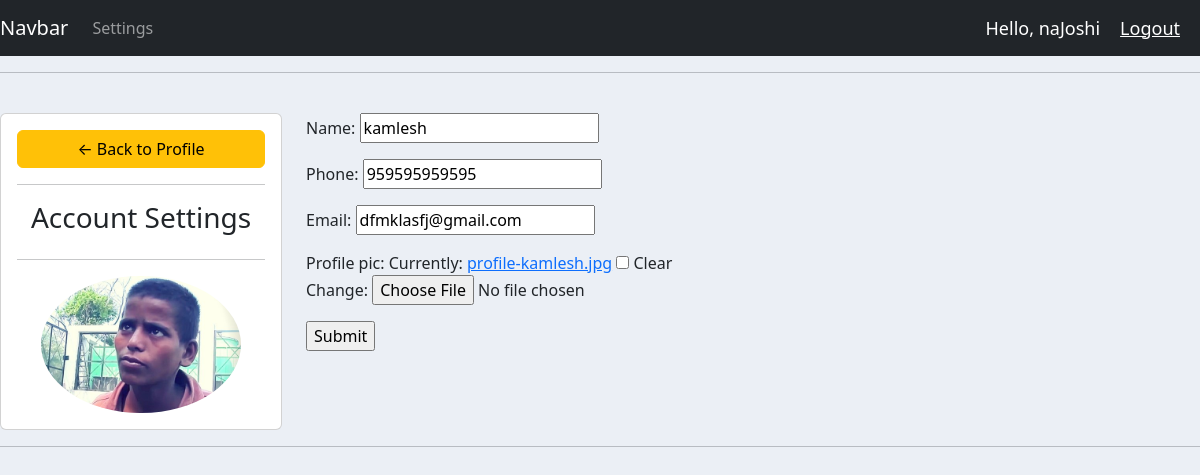
The page /accounts/ (signed in) on the database its author committed.
### accounts/models.py (models this page shows, shortened)
class Customer(models.Model):
  user = models.OneToOneField(User, blank=True, null=True, on_delete=models.CASCADE)
  name = models.CharField(max_length=200, null=True)
  phone = models.CharField(max_length=200, null=True)
  email = models.CharField(max_length=200, null=True)
  profile_pic = models.ImageField(default="profile-1.webp", null=True, blank=True)
  date_created = models.DateTimeField(auto_now_add=True, null=True)

### accounts/decorators.py (the view)
    def wrapper_func(request, *args, **kwargs):
      group = None
      if request.user.groups.exists():
        group = request.user.groups.all()[0].name
      if group in allowed_roles:
        return view_func(request, *args, **kwargs)
      else:
        return HttpResponse('You are not authorized to view this page')

### accounts/forms.py
class CustomerForm(ModelForm):
  class Meta:
    model = Customer
    fields = '__all__'
    exclude = ['user']

### accounts/views.py (called while the page is built)
@login_required(login_url='login')
@allowed_user(allowed_roles=['customer'])
def accountSettings(request):
  customer = request.user.customer
  form = CustomerForm(instance=customer)
  if request.method == "POST":
    form = CustomerForm(request.POST, request.FILES, instance=customer)
    if form.is_valid():
      form.save()
  context = {'form': form}
  return render(request, 'accounts/account_settings.html', context)

### accounts/templates/accounts/account_settings.html (shortened to what this page needs)
{% extends 'accounts/main.html' %} {% load static %} {% block content %}
<br />
<div class="row">
  <div class="col-md-3">
    <div class="card card-body">
      <a href="{% url 'home' %}" class="btn btn-warning">
        &#8592; Back to Profile</a
      >
      <hr />
      <h3 style="text-align: center">Account Settings</h3>
      <hr />
      <img
        src="{{request.user.customer.profile_pic.url}}"
        class="profile-pic"
      />
    </div>
  </div>
  <div class="col-md-9">
    <div class="card-body">
      <form method="POST" action="" enctype="multipart/form-data">
        {% csrf_token %} {{form.as_p}}
        <input
          clsas="btn btn-primary"
          type="submit"
          name="Update Information"
        />
      </form>
    </div>
  </div>
</div>
{% endblock %}

### accounts/templates/accounts/navbar.html (shortened to what this page needs)
{% load static %}
<nav class="navbar navbar-expand-lg navbar-dark bg-dark">
  <a class="navbar-brand" href="{%url 'home'%}">Navbar</a>
  <div class="collapse navbar-collapse" id="navbarNav">
    <ul class="navbar-nav">
      {% if request.user.is_staff %}
      <li class="nav-item active">
        <a class="nav-link" href="{% url 'home'%}">Dashboard</a>
      </li>
      <li class="nav-item">
        <a class="nav-link" href="{%url 'products'%}">Products</a>
      </li>
      {% else %}
      <li class="nav-item">
        <a class="nav-link" href="{% url 'account' %}">Settings</a>
      </li>
      {% endif %}
    </ul>
  </div>
  <span class="hello-msg">Hello, {{request.user}}</span>
  <span><a class="hello-msg" href="{% url 'logout' %}">Logout</a></span>
</nav>

### static/css/main.css (style rules this page uses)
body { background-color: #ebeff5; }

### accounts/templates/accounts/navbar.html (style rules this page uses)
.hello-msg { font-size: 18px; color: #fff; margin-right: 20px; }

### accounts/templates/accounts/account_settings.html (style rules this page uses)
.profile-pic { max-width: 200px; max-height: 200px; margin: 0 auto; border-radius: 50%; }

### rows shown on the page
Customer: name "kamlesh", phone "959595959595", email "dfmklasfj@gmail.com"

### other values the page prints
{{ request.user }} "naJoshi"
